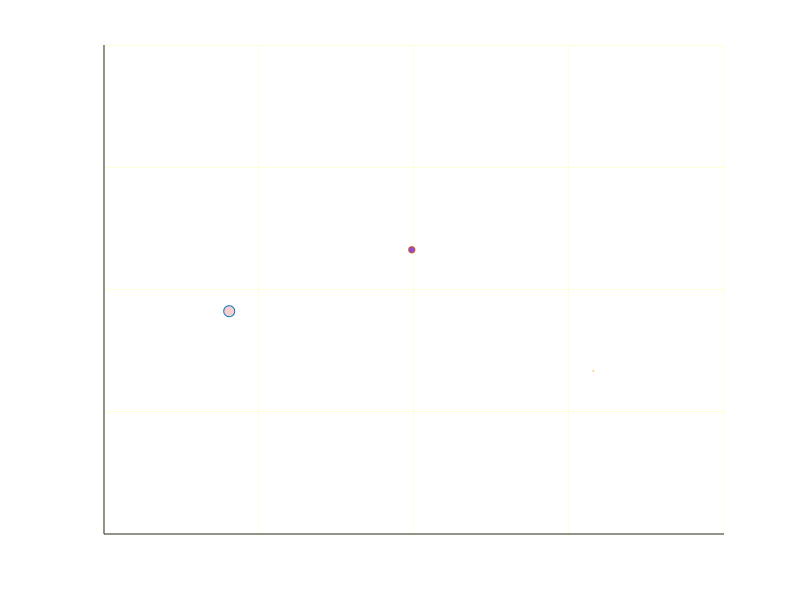

This figure's MATLAB source: (Note: this script raises an error after producing the figure.)
% Space Dots {Silas Henderson}
% Animated multibody problem with SI Euler

clear; clc; clf;
% -------------------------- setup ---------------------------------- %
set(gcf,'color',[.7 .7 .9])                             % figure props
set(gca,'gridcolor',[1 1 0],'color',[0 0 0],...         % axis props
       'TickLength',  [0 0],'XTickLabel',[],...
       'YTickLabel',     [],'ZTickLabel',[])
hold on; grid on; axis([-1 1 -1 1 -1 1]);

n  =                  3;                               % planet data
m  =      1000*rand(1,n);                     
x  = rand(3,n)-rand(3,n);     
v  =          zeros(3,n);   
dt =              .00005; 

for e = 1:n                                             % planet markers
    planets(e) = plot3(x(1,e),x(2,e),x(3,e),'o',...
        'markersize',m(e)/100,'markerfacecolor',rand(1,3));
end

% ---------------------------- main loop --------------------------- % 
tic;
while toc < 100
    %view(10*toc,30)                                     % rotate axis
    planets = plotUpdate(planets,x);                    % update plot
    [x,v]   = dataUpdate(x,v,m,dt);                     % update data
    pause(.02); 
end

% ------------------------- functions --------------------------------- %
function planets = plotUpdate(planets,x)                % update plot
for e = 1:length(x)
    set(planets(e),'XData',x(1,e),'YData',x(2,e),'ZData',x(3,e));
end
end

function [x,v] = dataUpdate(x,v,m,dt)                   % update data
for i = 1:length(x)                                     % [euler method]
    a(:,i) = zeros(3,1);
    for j = 1:length(m)                                 
        if i ~= j
            a(:,i) = a(:,i) + m(j).*(x(:,j) - x(:,i))./...
                (norm(x(:,j) - x(:,i))^3 + .5);
        end
        v(:,i) = v(:,i) + a(:,i)*dt;
        x(:,i) = x(:,i) + v(:,i)*dt;
    end
end
end